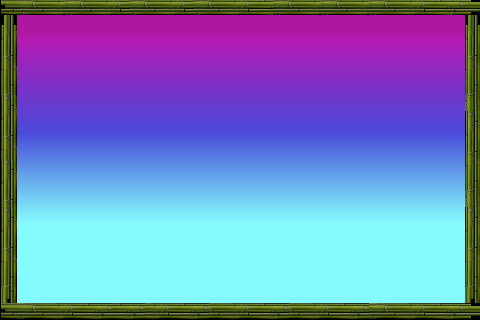

Rendered tile map (Tiled .tmx) drawn with the repository's tilesets; below, a short description and the map source with its tile grids summarised:
An orthogonal 30x20 tile map with 16x16 px tiles, 3 tile layers (background, maze, sprites), 2 tilesets.

<map version="1.0" orientation="orthogonal" width="30" height="20" tilewidth="16" tileheight="16">
 <tileset firstgid="1" name="tileset02-18x18#256x256" tilewidth="18" tileheight="18">
  <image source="tileset02-18x18#256x256.png" width="256" height="256" />
 </tileset>
 <tileset firstgid="197" name="sprites-tileset" tilewidth="16" tileheight="16">
  <image source="sprites-tileset.png" width="192" height="64" />
 </tileset>
 <layer name="background" width="30" height="20">
  <data>[600 cells, 504 non-empty, 14 distinct tile ids]</data>
 </layer>
 <layer name="maze" width="30" height="20">
  <data>[600 cells, 105 non-empty, 18 distinct tile ids]</data>
 </layer>
 <layer name="sprites" width="30" height="20">
  <data>[600 cells, 0 non-empty, 0 distinct tile ids]</data>
 </layer>
</map>
